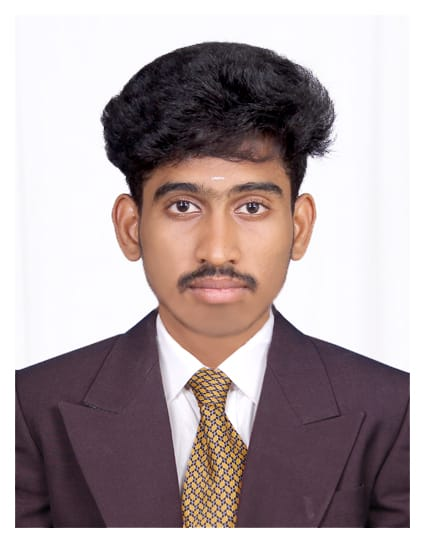
#> input picture me.jpg, 425 x 543 px
$ jupyter execute 'Ex8 (2).ipynb'
#> lines starting #> are read from the running program, lines starting #| are printed output that depends on the picture; after the words box and inside, x2 and y2 are one past the last pixel; in counts of white or black regions, pixels touching at a corner belong together
# Exp:8 Thresholdingg
**NAME:** **ASWIN L**
**REG NO:** **212224230028**

[cell 1]
import cv2
import numpy as np
import matplotlib.pyplot as plt

[cell 2]
# Step 2: Read the image and convert to grayscale
image = cv2.imread('me.jpg')  # Replace with your image file path
#> image is the input picture: shape (543, 425, 3); mean B, G, R 162.6, 160.8, 174.4
gray_image = cv2.cvtColor(image, cv2.COLOR_BGR2GRAY)  # Convert to grayscale
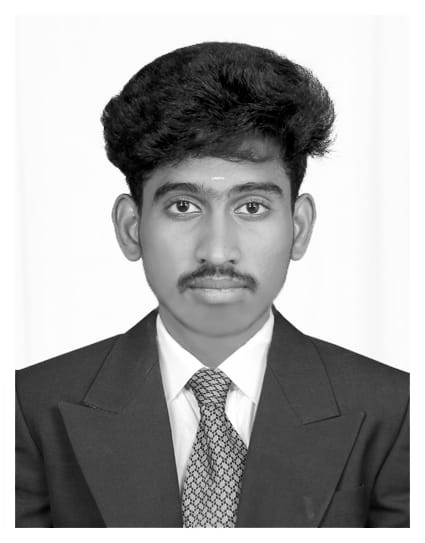
#> gray_image: shape (543, 425); min 0, max 255, mean 165.1

[cell 3]
# Original Image
plt.subplot(2, 2, 1)
plt.imshow(cv2.cvtColor(image, cv2.COLOR_BGR2RGB))  # Convert from BGR to RGB for display
plt.title("Original Image")
plt.axis('off')

[cell 4]
# Step 3: Use Global Thresholding to segment the image
# Apply global thresholding with a threshold value of 127
_, global_thresholded = cv2.threshold(gray_image, 127, 255, cv2.THRESH_BINARY)
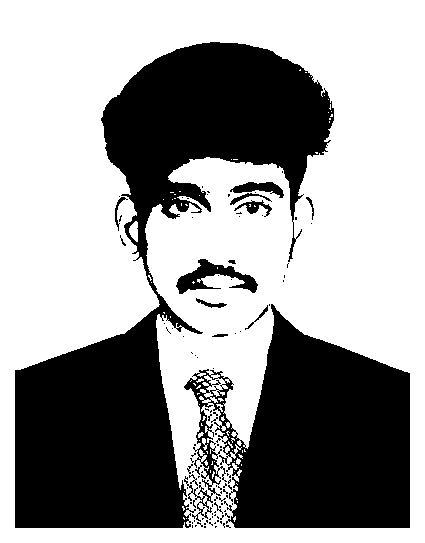
#> global_thresholded: shape (543, 425); 60.6% white; 109 black regions (93 under 20 px), largest, box (x1, y1, x2, y2) and area: (15, 42, 334, 528) 56462, (184, 304, 410, 528) 31585, (176, 259, 258, 294) 1146

[cell 5]
# Step 4: Use Adaptive Thresholding to segment the image
# Apply adaptive thresholding using Gaussian method
adaptive_thresholded = cv2.adaptiveThreshold(gray_image, 255, cv2.ADAPTIVE_THRESH_GAUSSIAN_C, cv2.THRESH_BINARY, 11, 2)
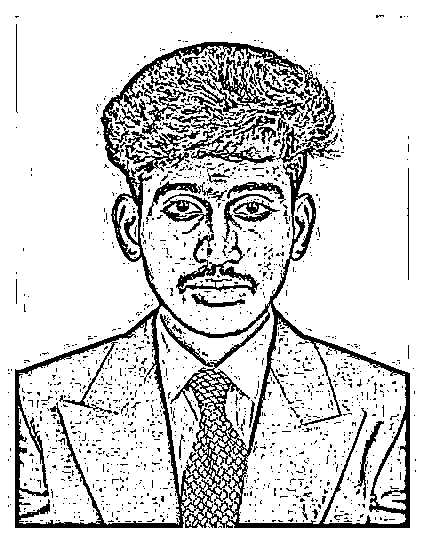
#> adaptive_thresholded: shape (543, 425); 83.4% white; 1445 black regions (1385 under 20 px), largest, box (x1, y1, x2, y2) and area: (15, 42, 410, 528) 24181, (182, 113, 276, 165) 1387, (176, 230, 260, 296) 1270

[cell 6]
# Step 5: Use Otsu's method to segment the image
# Apply Otsu's method for optimal thresholding
_, otsu_thresholded = cv2.threshold(gray_image, 0, 255, cv2.THRESH_BINARY + cv2.THRESH_OTSU)
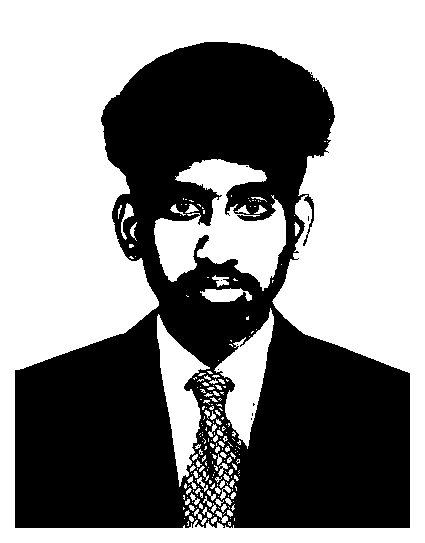
#> otsu_thresholded: shape (543, 425); 55% white; 13 black regions (12 under 20 px), largest, box (x1, y1, x2, y2) and area: (15, 42, 410, 528) 103800

[cell 7]
# Global Thresholding
plt.subplot(2, 2, 2)
plt.imshow(global_thresholded, cmap='gray')
plt.title("Global Thresholding")
plt.axis('off')

# Adaptive Thresholding
plt.subplot(2, 2, 3)
plt.imshow(adaptive_thresholded, cmap='gray')
plt.title("Adaptive Thresholding")
plt.axis('off')

# Otsu's Method
plt.subplot(2, 2, 4)
plt.imshow(otsu_thresholded, cmap='gray')
plt.title("Otsu's Method")
plt.axis('off')

# Show the plot
plt.tight_layout()
plt.show()
